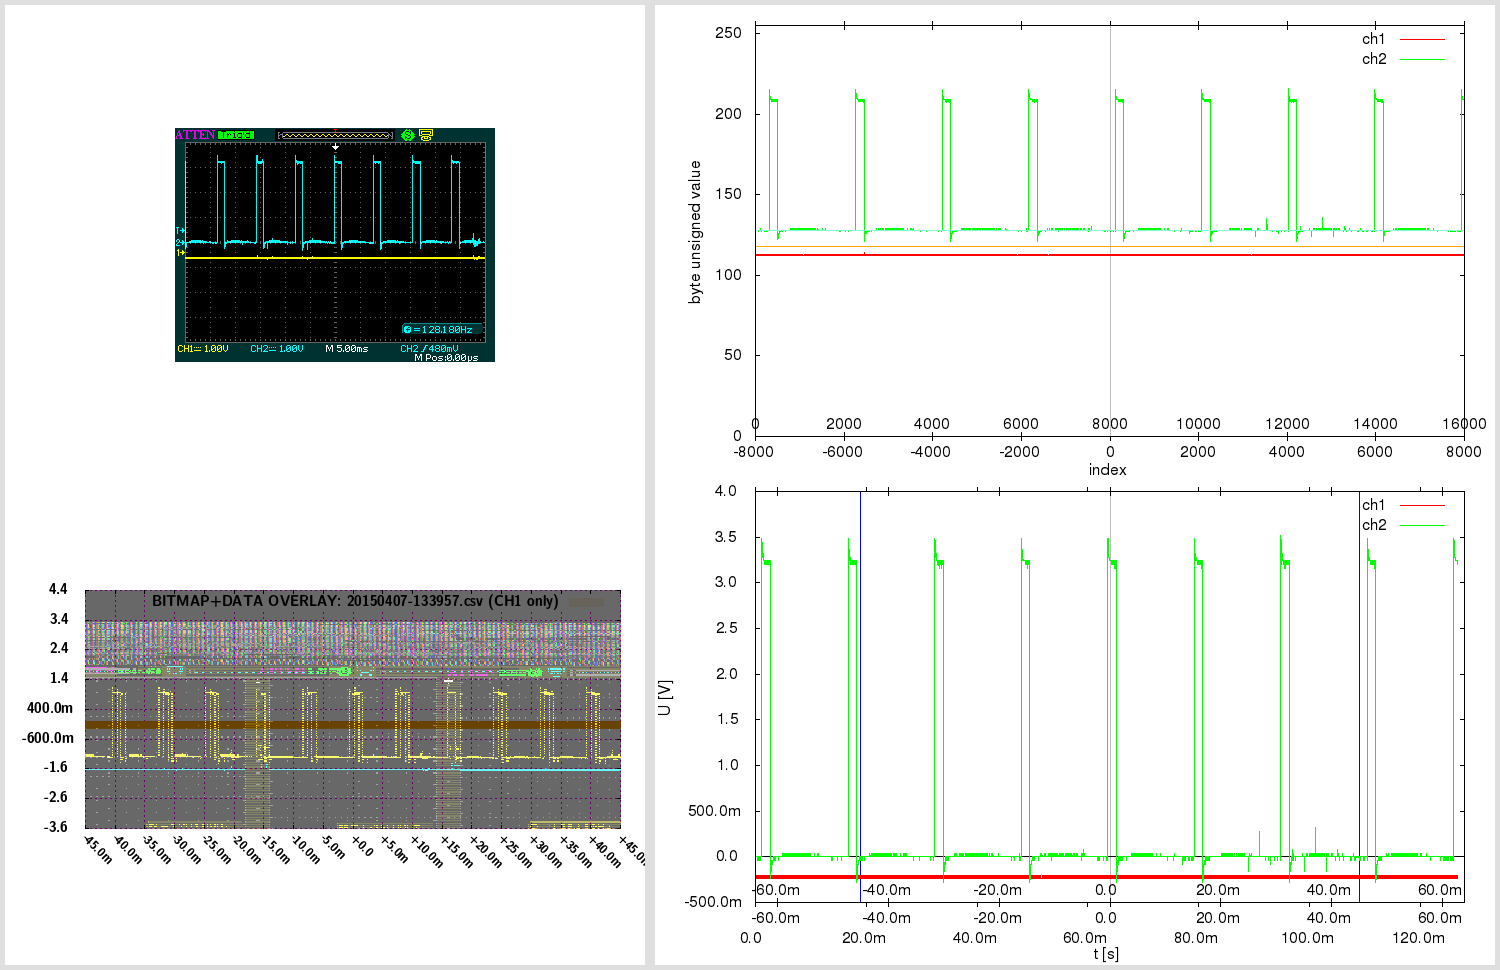

Write the gnuplot code that produced this figure.

# 20150407-133957.gnuplot [generated by /home/warreee/attenload/adsparse-wave.pl]
# single gnuplot file, with two potentially independent scripts
# generates three plots: one based on integer, other based on real (SI) values
# and one bitmap overlay - and then montages them using ImageMagick

# attengrab .csv can just be centered (over t)
# -> the x=0 (t=0) will correspond to scope center
# (but .DAV/.CSV will also need extra sample alignment)

# in Linux, to see available fonts, do:
# fc-list --verbose | grep 'fullname:' | less
# the two fonts used here:
# LMSansDemiCond10-Regular or "Latin Modern Sans Demi Cond"; and Helvetica
# Helvetica doesn't even get reported on my system:
# $ fc-list --verbose | grep 'fullname:' | grep -i 'Helvetica\|Demi Cond'
#	fullname: "LM Sans Demi Cond 10 Regular"(s) "LMSansDemiCond10-Regular"(s)


print "Gnuplotting..."

## "master settings" (shared between both parts of script)

# line color - specified by linestyles
set style line 1 linetype 1 linecolor rgb "red"
set style line 2 linetype 1 linecolor rgb "green"
set style line 3 linetype 1 linecolor rgb "orange"
set style line 4 linetype 1 linecolor rgb "aquamarine"
set style line 5 linetype -1 linecolor rgb "black"
set style line 6 linetype -1 linecolor rgb "gray"
set style line 7 linetype 1 linecolor rgb "blue"


# VARIABLES ########### ########### ###########

fnbase="20150407-133957"
fn_bmp = fnbase . ".bmp"
fn_pngr = fnbase . "_r.png"
fn_pngi = fnbase . "_i.png"
fn_pngov = fnbase . "_ov.png"
fn_pngt = fnbase . "_tmp.png"
fn_pngo = fnbase . ".png"

# scope screen(shot) properties
tdiv = 0.005          # T/DIV (50e-9)
toffs = 0        # time offset (scope) (200e-9)
vdiv1 = 1        # V/DIV CH1 (500e-3)
vdiv2 = 1         # V/DIV CH2 (50e-3)
voffs1 = -0.4         # volt offset CH1 (-1.5)
voffs2 = 0       # volt offset CH2 (100e-3)
sampintp  = 8e-06    # (500e-12)
sampintf  = 1/sampintp
sratacqf  = 125000      # (250e6)
sratacqp  = 1/sratacqf
#osf = 1.0    # oversample factor (multiplies .CSV and .DAV time domain) # unused here
adsFactor = 1.28

# (edges of current capture and divisions)
scope_hdiv=18
scope_vdiv=8
# enforce floating point (see below)
scope_trange = scope_hdiv*tdiv*1.0    # (900e-9)
scope_left=toffs-(scope_trange/2)     # (-250e-9)
scope_right=toffs+(scope_trange/2)    # (650e-9)
scope_bottom=-voffs1-(scope_vdiv*vdiv1/2) # -500e-3
scope_top=-voffs1+(scope_vdiv*vdiv1/2)    # 3.5

totalch1Vspan=scope_vdiv*vdiv1
totalch2Vspan=scope_vdiv*vdiv2
ch1Vcoeff = adsFactor*totalch1Vspan/(2**8)
ch2Vcoeff = adsFactor*totalch2Vspan/(2**8)

voffs1int = voffs1/ch1Vcoeff  # -10
voffs2int = voffs2/ch2Vcoeff  # 0

acsv_fn = fnbase . '.csv' # '20130020-013902.csv' # from attenload tmp_wav
acsz=16000         # tmp_wav/.csv size (900)
fts=8e-06         # final timestep (sampling period)
# here scope_trange could be 18*1, with acsz 16000;
# if as integer, 18/16000 would be 0 - enforce floating point
# above enforcing scope_trange to float doesn't work,
# must again here:
tdivp = 1.0*scope_trange/acsz   # sampling rate, based on scope range and numsamples in tmp (1ns)
tdivf = 1/tdivp             # freq based on that sampling rate

# just in case - not needed usually:
triglevel=480e-3
trigholdoff=100e-9

toffsamp = toffs/fts		# 0
# time finetune offset - int (samples) (depends on range)
tfoi = -164


#### extract bitmap from .png, if .bmp not present
# was -crop 480x234+10+10; now -crop 480x234+95+128

cmdstr = 'if (! test -f "'.fn_bmp.'") ; then \
  echo -n "'.fn_bmp.' not found .. " ; \
  if [ -f "'.fn_pngo.'" ] ; then \
    echo -n "'.fn_pngo.' found - extracting" ; \
    convert -crop 480x234+95+128 "'.fn_pngo.'" "'.fn_bmp.'" ; \
  else \
    echo -n "'.fn_pngo.' not found - cannot extract" ; \
  fi ; \
else \
  echo -n "'.fn_bmp.' found - using that" ; \
fi; echo'

#print cmdstr
# note - since cmdstr above uses double quotes,
# must use single quotes for bash here!:
print system("bash -c '". cmdstr ."' 2>&1")


##################################
###### plot directly with unsigned byte data

set terminal png size 840,480
set termoption enhanced
set termoption font "Helvetica, 12"

set output fn_pngi
set datafile separator ","

# set axis label
set xlabel "index" offset 0.0,0.8
set ylabel "byte unsigned value" offset 1.0,0.0


# horizontal line as functions
zeroline(x)=128
ch1offs(x)=128+voffs1int # (-10)
ch2offs(x)=128+voffs2int # (0)

# vertical line - headless arrow
# "y" scope axis in middle:
ymI = acsz/2
set arrow from ymI,0 to ymI,255 nohead ls 5
# time offset:
toI = ymI - toffs/fts
set arrow from toI,0 to toI,255 nohead ls 6


# must use multiplot here, to have two x-axes
# and thus, must set lmargin, so both graphs match

set size 1.0,0.9      # 0.1/2 = 0.05
set bmargin 0
set lmargin 10
set yrange [0:255] # 8-bit


set multiplot

set origin 0,0.1
set xrange [0:acsz]
set xtics in
set xtics offset 0,graph 0.08
plot \
  zeroline(x) with lines notitle ls 5,\
  acsv_fn using 1:2 with lines title "ch1" ls 1, \
  "" using 1:3 with lines title "ch2" ls 2, \
  ch1offs(x) with lines notitle ls 3, \
  ch2offs(x) with lines notitle ls 4

unset arrow # if big offset, line from prev. can 'leak' in next at diff place, so reset

set origin 0,0.1
set xtics out
set xtics offset 0,graph 0.02
set xrange [-acsz/2:acsz/2-1]
#set xtics nomirror 500
set noytics
set noylabel
unset xlabel # set xlabel ""
set border 1
plot 0 notitle

set nomultiplot


### reset previous settings
#unset border # no work for default
set border    # Draw default borders:
set ytics
unset yrange


##################################
###### plot with converted real SI units

# reset # resets set style line!

set terminal png size 840,480
set termoption enhanced
set termoption font "Helvetica, 12"

set output fn_pngr
set datafile separator ","

# set axis label
set xlabel "t [s]" offset 0.0,0.1
set ylabel "U [V]" offset 1.0,0.0

# axis tics format
set format y "%.1s%c"
set format x "%.1s%c"


# horizontal line as functions
zerolineR(x)=0
# don't show real offsets; they could be way off depending on V/DIV
#ch1offsR(x)=0+(-0.4)
#ch2offsR(x)=0+(0)

# "y" scope axis in middle (the +1 added to ymI so it snaps at 0):
ymR=(ymI+1)*fts
set arrow from ymR,graph 0 to ymR,graph 1 nohead ls 5
# time offset:
toR=toI*fts
set arrow from toR,graph 0 to toR,graph 1 nohead ls 6
# indicate scope range here too
set arrow from scope_left+toR,graph 0 to scope_left+toR,graph 1 nohead ls 7
set arrow from scope_right+toR,graph 0 to scope_right+toR,graph 1 nohead ls 7


# must use multiplot here, to have two x-axes
# and thus, must set lmargin, so both graphs match

set size 1.0,0.9      # 0.1/2 = 0.05
set bmargin 0
set lmargin 10
set yrange [] writeback # since we don't set explicity, must save autorange
set autoscale y

set multiplot

set origin 0,0.13
set xrange [0:acsz*fts]
set xtics out
set xtics offset 0,graph -0.03
plot \
  zerolineR(x) with lines notitle ls 5,\
  acsv_fn using ($4+tfoi*fts):5 with lines title "ch1" ls 1, \
  "" using ($4+tfoi*fts):6 with lines title "ch2" ls 2

set yrange restore # this saves the found yrange after `plot`
unset arrow # if big offset, line from prev. can 'leak' in next at diff place, so reset

set origin 0,0.13
set xtics out
set xtics offset 0,graph 0.02
set xrange [(-acsz/2)*fts:(acsz/2-1)*fts]
set noytics
set noylabel
unset xlabel # set xlabel ""
set border 1
plot GPVAL_Y_MIN notitle

set origin 0,0.13
set xtics in
set xtics offset 0,graph 0.08
# wrong to put xrange [scope_left:scope_right] here;
# as [scope_left:scope_right] could be a snippet,
# and this graph shows entire capture!
# simply move the previous scale for toffset
toRR=(acsz/2.)*fts-toR
set xrange [(-acsz/2)*fts+toRR:(acsz/2-1)*fts+toRR]
set noytics
set noylabel
unset xlabel # set xlabel ""
set border 1
plot GPVAL_Y_MIN notitle

set nomultiplot


##################################
###### plot with bitmap and data overlay

# here 840,480 remains as output png size,
# even if not set explicitly; also, make
# the height smaller - so can have gravity North in montage

set terminal png truecolor size 640,305 # size 840,480
set termoption enhanced
myfont="LMSansDemiCond10-Regular"   # LMSansDemiCond10-Regular or "Latin Modern Sans Demi Cond"
# cannot do concatenation direct in termoption line, so in separate string
myfontb="".myfont.", 12"
set termoption font myfontb

set output fn_pngov
set datafile separator ","


set autoscale
unset xtics
unset ytics
unset border
unset arrow # delete all arrows
unset object # (hopefully) delete objects?

set xrange [scope_left:scope_right]
xticstep=(scope_right-scope_left)/scope_hdiv
set xtics in scope_left,xticstep,scope_right scale 1
set yrange [scope_bottom:scope_top]
yticstep=(scope_top-scope_bottom)/scope_vdiv
set ytics in scope_bottom,yticstep,scope_top scale 1
set grid xtics ytics back linecolor rgb "magenta"
# right is only gnuplot 4.6 - without it ok w/ 4.4
#set xtics rotate by -45 offset 2.5,-1.50 right format "%+.1s%c" font myfont.',10'
set xtics rotate by -45 offset 0.0,0.0 format "%+.1s%c" font myfont.',10'
set key noenhanced

# dimensions of scope screenshot bitmap
bmp_w=480
bmp_h=234

# alpha bmp transparency [0:255]
bmp_alpha = 150
# boxes fillstyle transparent solid 0.10
box_transp = (1.-(acsz/16384.))*0.9 + 0.10

# plot string for data in transparent bitmap:
plot1au = "(($0-acsz/2.+tfoi)*fts+toffs):($5)"

# bmp_w=480 bmp_h=234 ; inside 451x201+15+14
# on plot: scope_left:scope_right and scope_bottom:scope_top!
# (so toffset is built in!)

bdx = scope_trange/(451.0-1)  # [s/pixel] /451: 1.99557e-09 vs 2.000e-9 manually
bdy = totalch1Vspan/(201.0-1) # [V/pixel] /201: 0.0199005 vs 0.02005 manually
bofx = -((scope_trange/2.0)-toffs+(15.0+0)*bdx) #-15.0*bdx # -2.8e-7
bofy = -((totalch1Vspan/2.0)+voffs1+(14.0+5)*bdy) #-14.0*bdy # -0.88

# seems `boxes fillstyle transparent solid 0.40` makes some seethroughs
# or something with bmp alpha overlay; but even without, all the same?
# because the red + blue (somehow inverted) creates a gray.. better green or orange

_plot_str = "zerolineR(x) with lines notitle ls 1,\
acsv_fn \
  using ".plot1au." with boxes fillstyle transparent solid box_transp noborder linestyle 3\
  title 'BITMAP+DATA OVERLAY: '.acsv_fn.' (CH1 only)',\
fn_bmp \
  binary array=(bmp_w,bmp_h) skip=54 format='%uchar' \
  dx=bdx dy=bdy origin=(bofx,bofy) \
  using 1:2:3:(bmp_alpha) \
  with rgbalpha t ''"

# seems actual plot in screenshot bitmap (480 × 234)
#  is at: 451x201+15+14; aspect ratio 201/451 = 0.445676
set size ratio 0.445676

eval("plot " . _plot_str)




##################################
###### montage commands

# used to be in attengrab; now here
# call ImageMagick montage via system
# and montage in `gnuplot` (easier to separate)

print "Montaging images..."
# this works in ImageMagick 6.6.2-6, but not in 6.5.7-8
#      '.fn_pngov.' -gravity Center -extent x480  \#
# must spec -extent 640x480 for 6.5

cmdstr = 'montage \
  <(montage \
    <(convert \
      '.fn_bmp.' -gravity Center -crop 640x480-10+0! -flatten  \
      bmp:-) \
    <(convert \
      '.fn_pngov.' -gravity Center -extent 640x480  \
      bmp:-) \
  -tile 1x -geometry +0+0  \
  bmp:-) \
  <(montage \
    '.fn_pngi.' \
    '.fn_pngr.' \
  -tile 1x -geometry +0+0  \
  bmp:-) \
-geometry +0+0 -border 5 \
'.fn_pngo

print cmdstr
print system('bash -c "'. cmdstr .'" 2>&1')

print "Deleting temp files ..."

delcmd = "rm"

# leave the bitmap for now
# actually, let attengrab handle it - since
# it may need to be re-taken!
# #cmdstr = delcmd ." ". fn_bmp
# #print cmdstr . "  " . system(cmdstr . " 2>&1")

cmdstr = delcmd ." ". fn_pngr
print cmdstr . "  " . system(cmdstr . " 2>&1")

cmdstr = delcmd ." ". fn_pngi
print cmdstr . "  " . system(cmdstr . " 2>&1")

cmdstr = delcmd ." ". fn_pngov
print cmdstr . "  " . system(cmdstr . " 2>&1")




# note:
# set terminal png size 840,480 # size defaults to 640x480 px
# set terminal pdf size 10,3 # size defaults to 5x3 in
# enhanced text: set termoption enhanced

# vertical line - headless arrow
# need ymin and ymax; gnuplot gives them only after plot -
# - and even then they do not correspond to end ticks
# - and even then, cannot get the arrow to show, after the second `plot`
# .. nor can I edit it anyhow; it must run before the first `plot`
# so instead of that, position y coordinates relative to graph (0 to 1)
#set arrow 1 from graph 0.5,0 to graph 0.5,1 nohead ls 5

# in multiplot, yrange should be after the size command
# note: xrange could be 2250 or 450
# so leave it to autoscale here? will be accurate since it's integer index...
# now set explicitly by script # below in multiplot

# axis tics format
# for engineering notation - 'help format specifiers':
# "A 'scientific' power is one such that the exponent is a multiple of three."

# print "Montaging images..."

# "The 'tile' size is then set to the largest dimentions
# of all the resized images, and the size actually specified."
# "by removing the 'size' component, non of the images will
# be resized, and the 'tile' size will be set to the largest
# dimensions of all the images given"
# not so simple: http://unix.stackexchange.com/questions/4046/
# can be done in one command with bash subprocess pipes (bash only)
# was: .fn_bmp.' -gravity NorthWest ; fn_pngov.' -gravity North
# can pad with -gravity Center -extent 640x480;
# but also with crop! -flatten - there have offset too!
# -geometry +2+2 can also mess up the last -border 5 !

# bmp scale worked for:
# bmp_w=480 bmp_h=234 ; inside 451x201+15+14
# tdiv = 5e-08,  toffs = 2e-07,  vdiv1 = 0.5,   voffs1 = -1.5,
# dx=2.000e-9 dy=0.02005 origin=(-2.8e-7,-0.88) for
# tspan = 18*tdiv = 18*5e-08 = 9e-07s
# vspan1 = 8*vdiv1 = 8*0.5 = 4V
# tspan/451 = 9e-07/451 = 1.99557e-09 s/pixel
# vspan1/201 = 4/201 = 0.0199005 V/pixel
# bdx=tspan/(451-1) = '9e-07/(451-1)' = 2e-09
# bdy=vspan1/(201-1) = '4/(201-1)' = 0.02
# 15*bdx = 15*2e-9 = 3e-08
# 14*bdy = 14*0.02 = 0.28
# 15*1.99557e-09 = 2.99335e-08
# 14*0.0199005 = 0.278607
